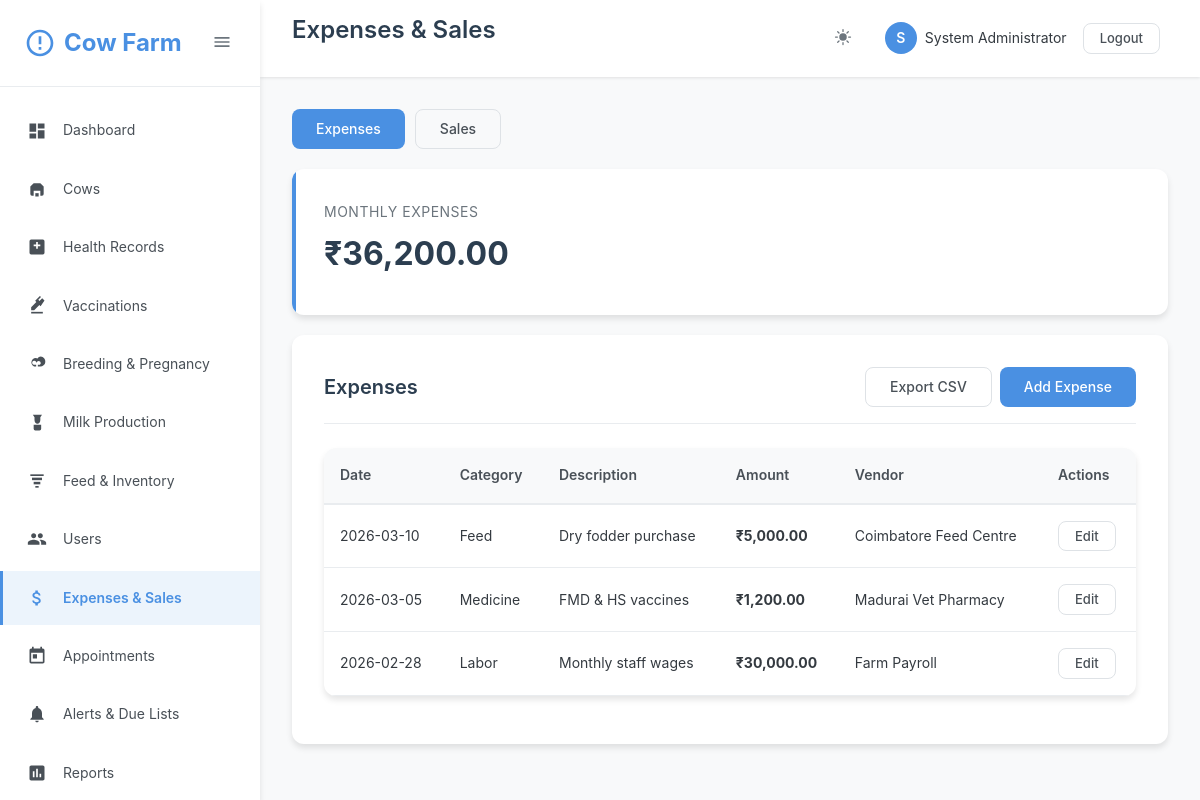
The page /expenses/index.php (signed in) on the database its author committed.
### tables this page shows
CREATE TABLE IF NOT EXISTS users (
    id INT AUTO_INCREMENT PRIMARY KEY,
    username VARCHAR(50) UNIQUE NOT NULL,
    email VARCHAR(100) UNIQUE NOT NULL,
    password VARCHAR(255) NOT NULL,
    full_name VARCHAR(100) NOT NULL,
    role ENUM('admin', 'vet', 'manager', 'staff') DEFAULT 'staff',
    phone VARCHAR(20),
    status ENUM('active', 'inactive') DEFAULT 'active',
    created_at TIMESTAMP DEFAULT CURRENT_TIMESTAMP,
    updated_at TIMESTAMP DEFAULT CURRENT_TIMESTAMP ON UPDATE CURRENT_TIMESTAMP
);

CREATE TABLE IF NOT EXISTS expenses (
    id INT AUTO_INCREMENT PRIMARY KEY,
    expense_date DATE NOT NULL,
    category ENUM('feed', 'medicine', 'equipment', 'labor', 'utilities', 'maintenance', 'other') NOT NULL,
    description VARCHAR(255) NOT NULL,
    amount DECIMAL(10,2) NOT NULL,
    vendor VARCHAR(100),
    payment_method ENUM('cash', 'bank', 'check', 'other') DEFAULT 'cash',
    receipt_number VARCHAR(50),
    notes TEXT,
    created_by INT,
    created_at TIMESTAMP DEFAULT CURRENT_TIMESTAMP,
    FOREIGN KEY (created_by) REFERENCES users(id) ON DELETE SET NULL
);

### expenses/index.php (the view, shortened to what the rows shown need)
<?php
require_once __DIR__ . '/../classes/Auth.php';
require_once __DIR__ . '/../classes/Database.php';
require_once __DIR__ . '/../classes/Helper.php';
$db = new DBHelper();
$tab = $_GET['tab'] ?? 'expenses';
if ($tab === 'expenses') {
    $page = isset($_GET['page']) ? (int)$_GET['page'] : 1;
    $where = ["1=1"];
    $params = [];
    $whereClause = implode(' AND ', $where);
    $query = "SELECT * FROM expenses WHERE $whereClause ORDER BY expense_date DESC";
    $result = $db->fetchPaginated($query, $params, $page);
    $expenses = $result['data'];
}
$pageTitle = 'Expenses & Sales';
include __DIR__ . '/../includes/header.php';
?>
<div class="content-area">
    <?php if ($tab === 'expenses'): ?>
        <div class="card">
            <div class="card-header">
                <h2 class="card-title">Expenses</h2>
            </div>
            <div class="card-body">
                <div class="table-container">
                    <table class="table">
                        <thead>
                            <tr>
                                <th>Date</th>
                                <th>Category</th>
                                <th>Description</th>
                                <th>Amount</th>
                                <th>Vendor</th>
                                <th>Actions</th>
                            </tr>
                        </thead>
                        <tbody>
                            <?php if (empty($expenses)): ?>
                                <tr>
                                    <td colspan="6" style="text-align: center; padding: 40px; color: #999;">No expenses found</td>
                                </tr>
                            <?php else: ?>
                                <?php foreach ($expenses as $expense): ?>
                                    <tr>
                                        <td><?php echo Helper::formatDate($expense['expense_date']); ?></td>
                                        <td><?php echo ucfirst($expense['category']); ?></td>
                                        <td><?php echo htmlspecialchars($expense['description']); ?></td>
                                        <td><strong>₹<?php echo number_format($expense['amount'], 2); ?></strong></td>
                                        <td><?php echo htmlspecialchars($expense['vendor'] ?? '-'); ?></td>
                                        <td>
                                            <a href="<?php echo BASE_URL; ?>expenses/edit_expense.php?id=<?php echo $expense['id']; ?>" class="btn btn-sm btn-outline">Edit</a>
                                        </td>
                                    </tr>
                                <?php endforeach; ?>
                            <?php endif; ?>
                        </tbody>
                    </table>
                </div>
            </div>
        </div>
    <?php endif; ?>
</div>
<?php include __DIR__ . '/../includes/footer.php'; ?>

### includes/header.php (shortened to what the rows shown need)
<?php
require_once __DIR__ . '/../classes/Auth.php';
$auth = new Auth();
$currentUser = $auth->getCurrentUser();
?>
<!DOCTYPE html>
<html lang="en">
<head>
    <link rel="stylesheet" href="<?php echo BASE_URL; ?>assets/css/style.css">
    <link rel="stylesheet" href="<?php echo BASE_URL; ?>assets/css/icons.css">
</head>
<body>
    <?php if ($auth->isLoggedIn()): ?>
    <aside class="sidebar" id="sidebar">
        <div class="sidebar-header">
            <div class="sidebar-logo">
                <svg class="sidebar-logo-icon" viewBox="0 0 24 24">
                    <path d="M12 2C6.48 2 2 6.48 2 12s4.48 10 10 10 10-4.48 10-10S17.52 2 12 2zm0 18c-4.41 0-8-3.59-8-8s3.59-8 8-8 8 3.59 8 8-3.59 8-8 8zm-1-13h2v6h-2zm0 8h2v2h-2z"/>
                </svg>
                <span class="sidebar-menu-text">Cow Farm</span>
            </div>
            <button class="sidebar-toggle" id="sidebarToggle">
                <svg width="20" height="20" viewBox="0 0 24 24" fill="currentColor">
                    <path d="M3 18h18v-2H3v2zm0-5h18v-2H3v2zm0-7v2h18V6H3z"/>
                </svg>
            </button>
        </div>
        <nav>
            <ul class="sidebar-menu">
                <li class="sidebar-menu-item">
                    <a href="<?php echo BASE_URL; ?>dashboard.php" class="sidebar-menu-link <?php echo basename($_SERVER['PHP_SELF']) == 'dashboard.php' ? 'active' : ''; ?>">
                        <svg class="sidebar-menu-icon" viewBox="0 0 24 24">
                            <path d="M3 13h8V3H3v10zm0 8h8v-6H3v6zm10 0h8V11h-8v10zm0-18v6h8V3h-8z"/>
                        </svg>
                        <span class="sidebar-menu-text">Dashboard</span>
                    </a>
                </li>
                <li class="sidebar-menu-item">
                    <a href="<?php echo BASE_URL; ?>cows/index.php" class="sidebar-menu-link <?php echo strpos($_SERVER['PHP_SELF'], 'cows') !== false ? 'active' : ''; ?>">
                        <svg class="sidebar-menu-icon" viewBox="0 0 24 24">
                            <path d="M4 9l4-4h8l4 4v9a2 2 0 0 1-2 2h-2v-6H8v6H6a2 2 0 0 1-2-2V9z"/>
                            <path d="M10 21v-4h4v4"/>
                        </svg>
                        <span class="sidebar-menu-text">Cows</span>
                    </a>
                </li>
                <li class="sidebar-menu-item">
                    <a href="<?php echo BASE_URL; ?>health/index.php" class="sidebar-menu-link <?php echo strpos($_SERVER['PHP_SELF'], 'health') !== false ? 'active' : ''; ?>">
                        <svg class="sidebar-menu-icon" viewBox="0 0 24 24">
                            <path d="M19 3H5A2 2 0 0 0 3 5v14a2 2 0 0 0 2 2h14a2 2 0 0 0 2-2V5a2 2 0 0 0-2-2zm-3 8h-3v3h-2v-3H8V9h3V6h2v3h3z"/>
                        </svg>
                        <span class="sidebar-menu-text">Health Records</span>
                    </a>
                </li>
                <li class="sidebar-menu-item">
                    <a href="<?php echo BASE_URL; ?>health/vaccinations.php" class="sidebar-menu-link <?php echo strpos($_SERVER['PHP_SELF'], 'vaccinations') !== false ? 'active' : ''; ?>">
                        <svg class="sidebar-menu-icon" viewBox="0 0 24 24">
                            <path d="M21 5.5l-2.79-2.8-3.22 3.22-1.42-1.42L16.79 1.3 15.5 0 9.79 5.71l1.42 1.42L5 13.36V17h3.64l6.21-6.21 1.42 1.42L21 5.5z"/>
                            <path d="M5 19h14v2H5z"/>
                        </svg>
                        <span class="sidebar-menu-text">Vaccinations</span>
                    </a>
                </li>
                <li class="sidebar-menu-item">
                    <a href="<?php echo BASE_URL; ?>breeding/index.php" class="sidebar-menu-link <?php echo strpos($_SERVER['PHP_SELF'], 'breeding') !== false ? 'active' : ''; ?>">
                        <svg class="sidebar-menu-icon" viewBox="0 0 24 24">
                            <path d="M16.5 3a4.5 4.5 0 0 0-3.89 2.25A4.5 4.5 0 1 0 8.5 15H11v-2H8.5A2.5 2.5 0 1 1 10.7 9l.8 1.39.8-1.39A2.5 2.5 0 1 1 15.5 13H13v2h2.5A4.5 4.5 0 0 0 16.5 3z"/>
                        </svg>
                        <span class="sidebar-menu-text">Breeding & Pregnancy</span>
                    </a>
                </li>
                <li class="sidebar-menu-item">
                    <a href="<?php echo BASE_URL; ?>milk/index.php" class="sidebar-menu-link <?php echo strpos($_SERVER['PHP_SELF'], 'milk') !== false ? 'active' : ''; ?>">
                        <svg class="sidebar-menu-icon" viewBox="0 0 24 24">
                            <path d="M7 2l2 3v3.5C9 11.43 10.57 13 12.5 13S16 11.43 16 8.5V5l2-3H7z"/>
                            <path d="M8 14h9v5a2 2 0 0 1-2 2H10a2 2 0 0 1-2-2v-5z"/>
                        </svg>
                        <span class="sidebar-menu-text">Milk Production</span>
                    </a>
                </li>
                <li class="sidebar-menu-item">
                    <a href="<?php echo BASE_URL; ?>feed/index.php" class="sidebar-menu-link <?php echo strpos($_SERVER['PHP_SELF'], 'feed') !== false ? 'active' : ''; ?>">
                        <svg class="sidebar-menu-icon" viewBox="0 0 24 24">
                            <path d="M4 4h16v2H4z"/>
                            <path d="M6 8h12v3H6z"/>
                            <path d="M8 13h8v3H8z"/>
                            <path d="M10 18h4v2h-4z"/>
                        </svg>
                        <span class="sidebar-menu-text">Feed & Inventory</span>
                    </a>
                </li>
                <?php if ($auth->hasRole([ROLE_ADMIN, ROLE_MANAGER])): ?>
                <li class="sidebar-menu-item">
                    <a href="<?php echo BASE_URL; ?>users/index.php" class="sidebar-menu-link <?php echo strpos($_SERVER['PHP_SELF'], 'users') !== false ? 'active' : ''; ?>">
                        <span class="sidebar-menu-text">Users</span>
                    </a>
                </li>
                <?php endif; ?>
                <li class="sidebar-menu-item">
                    <a href="<?php echo BASE_URL; ?>expenses/index.php" class="sidebar-menu-link <?php echo strpos($_SERVER['PHP_SELF'], 'expenses') !== false ? 'active' : ''; ?>">
                        <span class="sidebar-menu-text">Expenses & Sales</span>
                    </a>
                </li>
                <li class="sidebar-menu-item">
                    <a href="<?php echo BASE_URL; ?>appointments/index.php" class="sidebar-menu-link <?php echo strpos($_SERVER['PHP_SELF'], 'appointments') !== false ? 'active' : ''; ?>">
                        <svg class="sidebar-menu-icon" viewBox="0 0 24 24">
                            <path d="M19 3h-1V1h-2v2H8V1H6v2H5c-1.11 0-1.99.9-1.99 2L3 19c0 1.1.89 2 2 2h14c1.1 0 2-.9 2-2V5c0-1.1-.9-2-2-2zm0 16H5V8h14v11zM7 10h5v5H7z"/>
                        </svg>
                        <span class="sidebar-menu-text">Appointments</span>
                    </a>
                </li>
                <li class="sidebar-menu-item">
                    <a href="<?php echo BASE_URL; ?>alerts/index.php" class="sidebar-menu-link <?php echo strpos($_SERVER['PHP_SELF'], 'alerts') !== false ? 'active' : ''; ?>">
                        <svg class="sidebar-menu-icon" viewBox="0 0 24 24">
                            <path d="M12 22c1.1 0 2-.9 2-2h-4c0 1.1.89 2 2 2zm6-6v-5c0-3.07-1.64-5.64-4.5-6.32V4c0-.83-.67-1.5-1.5-1.5s-1.5.67-1.5 1.5v.68C7.63 5.36 6 7.92 6 11v5l-2 2v1h16v-1l-2-2z"/>
                        </svg>
                        <span class="sidebar-menu-text">Alerts & Due Lists</span>
                    </a>
                </li>
                <li class="sidebar-menu-item">
                    <a href="<?php echo BASE_URL; ?>reports/index.php" class="sidebar-menu-link <?php echo strpos($_SERVER['PHP_SELF'], 'reports') !== false ? 'active' : ''; ?>">
                        <svg class="sidebar-menu-icon" viewBox="0 0 24 24">
                            <path d="M19 3H5c-1.1 0-2 .9-2 2v14c0 1.1.9 2 2 2h14c1.1 0 2-.9 2-2V5c0-1.1-.9-2-2-2zM9 17H7v-7h2v7zm4 0h-2V7h2v10zm4 0h-2v-4h2v4z"/>
                        </svg>
                        <span class="sidebar-menu-text">Reports</span>
                    </a>
                </li>
            </ul>
        </nav>
    </aside>
    <main class="main-content">
        <header class="header-bar">
            <div>
                <h1 class="header-title"><?php echo isset($pageTitle) ? $pageTitle : 'Dashboard'; ?></h1>
            </div>
            <div class="header-actions">
                <button class="header-btn" data-theme-toggle title="Toggle Dark Mode">
                </button>
                <div class="user-menu">
                    <div class="user-avatar"><?php echo strtoupper(substr($currentUser['full_name'], 0, 1)); ?></div>
                    <span><?php echo htmlspecialchars($currentUser['full_name']); ?></span>
                    <div style="margin-left: 8px;">
                        <a href="<?php echo BASE_URL; ?>logout.php" class="btn btn-sm btn-outline">Logout</a>
                    </div>
                </div>
            </div>
        </header>
    <?php endif; ?>

### rows shown on the page
users: full_name "S", full_name "System Administrator"
expenses: expense_date "2026-03-10", category "Feed", description "Dry fodder purchase", amount "5,000.00", vendor "Coimbatore Feed Centre"
expenses: expense_date "2026-03-05", category "Medicine", description "FMD & HS vaccines", amount "1,200.00", vendor "Madurai Vet Pharmacy"
expenses: expense_date "2026-02-28", category "Labor", description "Monthly staff wages", amount "30,000.00", vendor "Farm Payroll"

### other values the page prints
$pageTitle "Expenses & Sales"
$totalExpenses "36,200.00"
